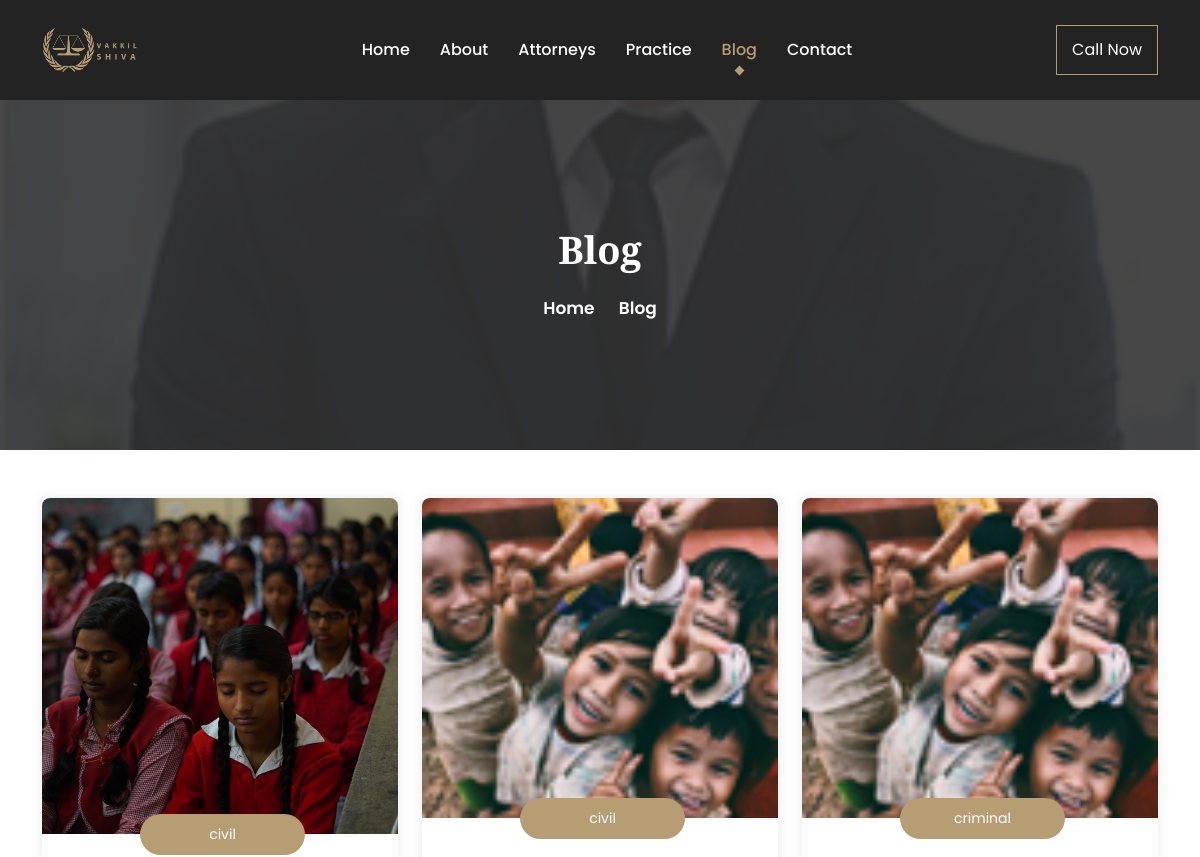
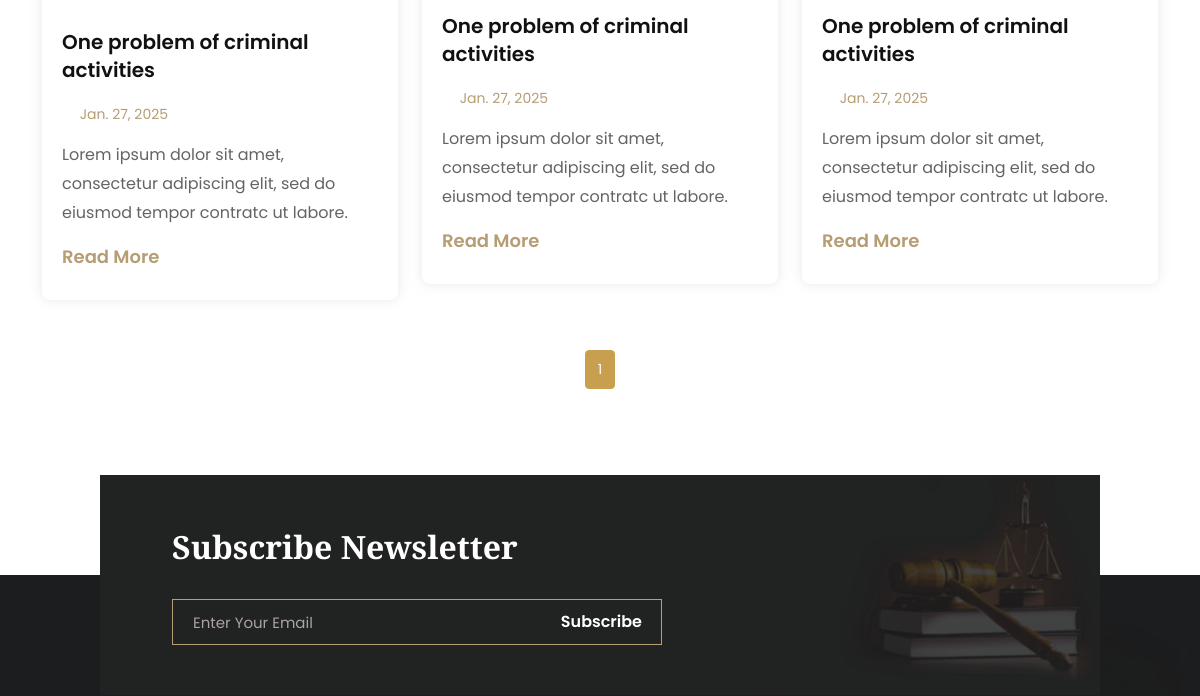
The page /blog/ (upper part) on the database as committed earlier (2 pictures, top to bottom).
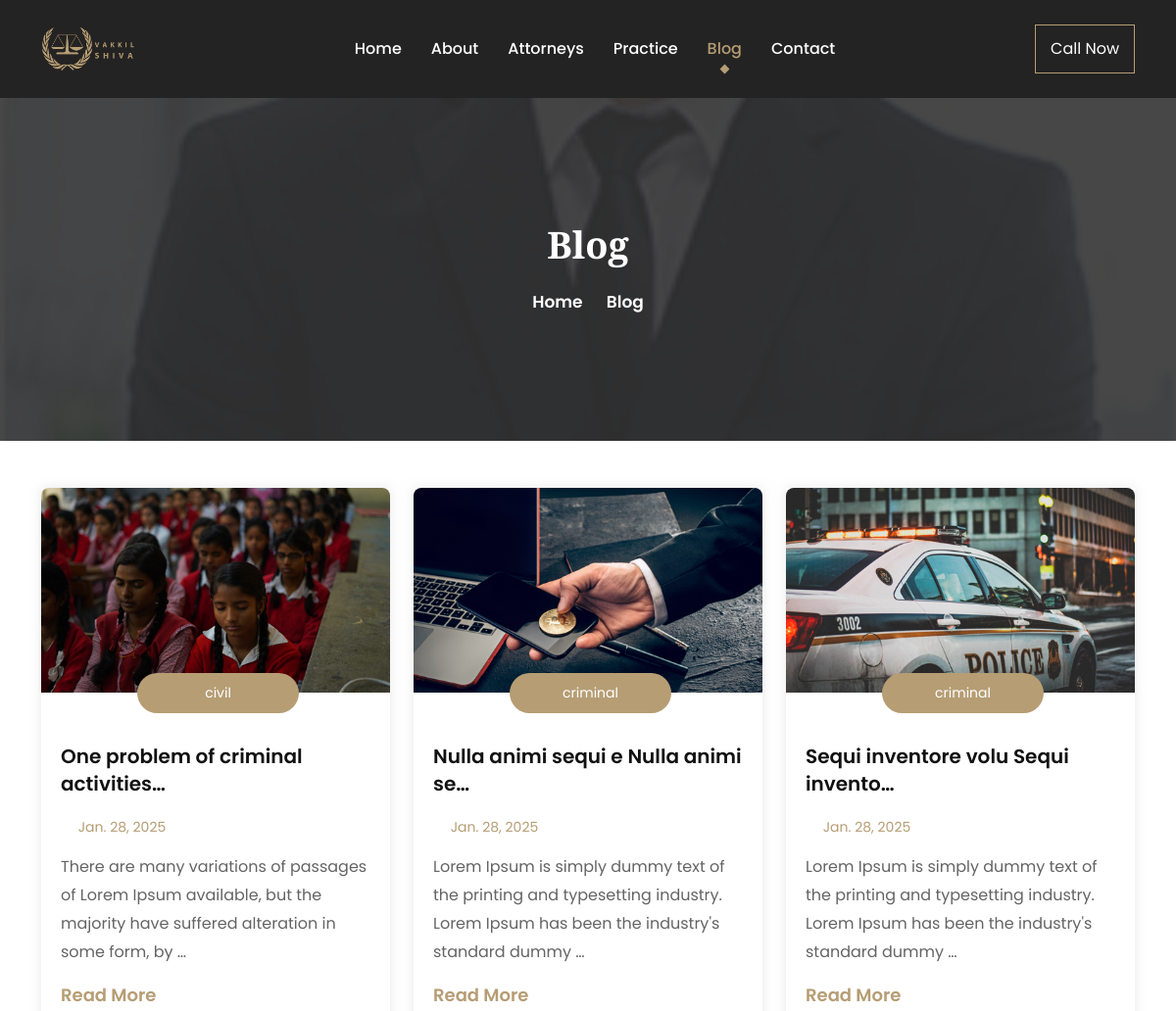
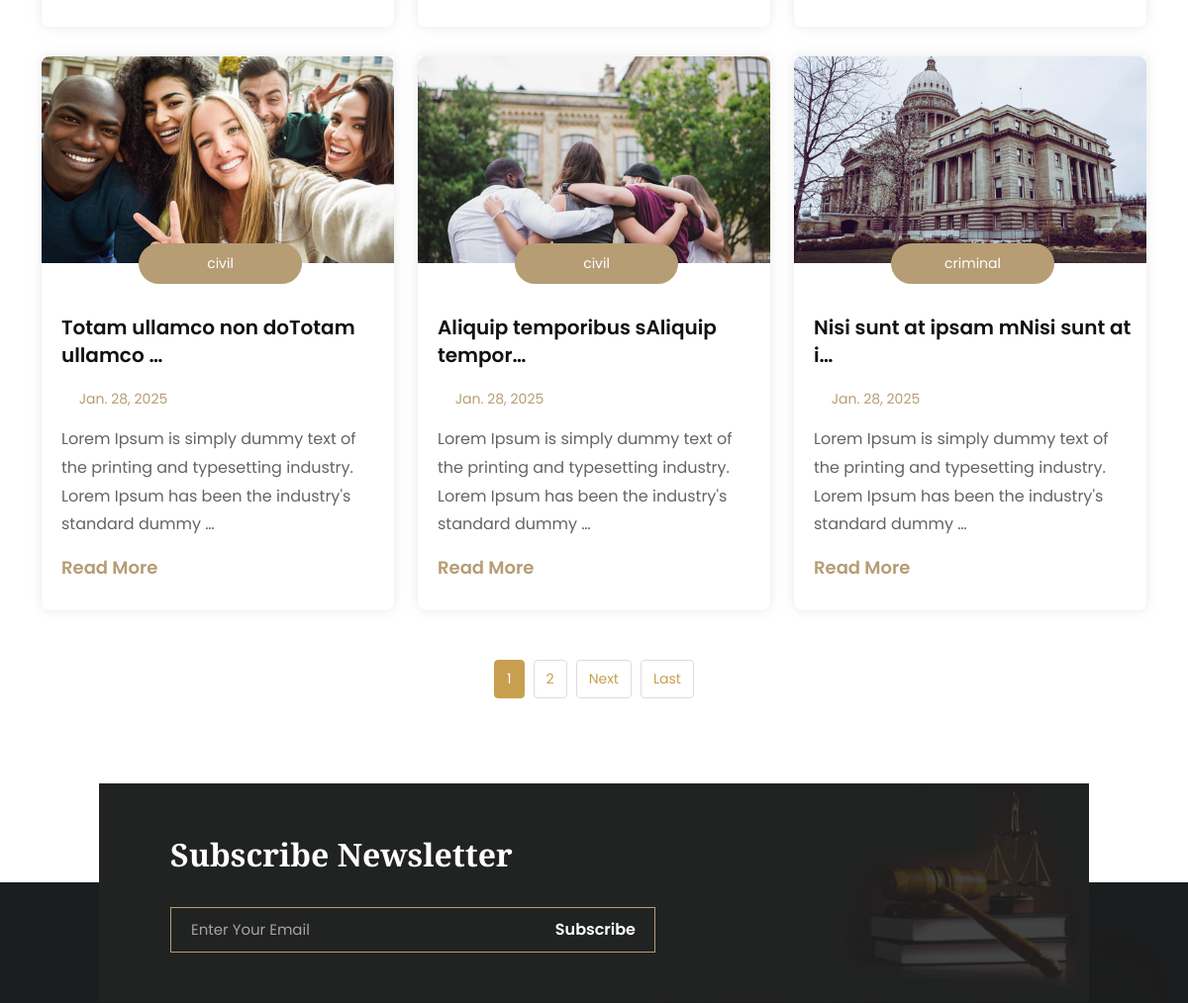
The same page on the database as committed later (2 pictures, top to bottom).
### app/models.py (models this page shows, shortened)
class Blog(models.Model):
    blog_img = models.ImageField(upload_to='images/')
    blog_category = models.ForeignKey(Consultants, on_delete=models.CASCADE)
    blog_title = models.TextField()
    blog_date = models.DateField()
    blog_content = models.TextField()

class Consultants(models.Model):
    name = models.CharField(max_length=50)
    def __str__(self):
        return self.name
    class Meta:
        verbose_name_plural = 'consultants types'
        ordering = ['name']

### app/views.py (the view)
# urls.py: path('blog/', views.blog, name='blog'),
def blog(request):
    blogs_list = Blog.objects.all()
    paginator = Paginator(blogs_list, 6)
    page_number = request.GET.get('page')
    page_obj = paginator.get_page(page_number)
    return render(request, 'app/blog.html', {'page_obj': page_obj})

### templates/app/blog.html (shortened to what this page needs)
{% extends 'base/base.html' %}
{% load static %}
{% block content %}
{% include 'inc/navbar.html' %}
        <div class="page-title-area title-img-one ">
            <div class="d-table">
                <div class="d-table-cell">
                    <div class="page-title-text">
                        <h2>Blog</h2>
                        <ul>
                            <li>
                                <a href="{% url 'index' %}">Home</a>
                            </li>
                            <li>
                                <i class="icofont-simple-right"></i>
                            </li>
                            <li>Blog</li>
                        </ul>
                    </div>
                </div>
            </div>
        </div>
    <section class="blog-area blog-area-three mt-5">
        <div class="container">
          <div class="row justify-content-center">
            {% for blog in page_obj %}
            <div class="col-sm-6 col-lg-4">
              <div class="blog-item">
                <a href="{% url 'blog-details' blog.id %}">
                  <img src="{{ blog.blog_img.url }}" alt="{{ blog.blog_title }}">
                </a>
                <div class="blog-inner">
                  <span>{{ blog.blog_category }}</span>
                  <h3>
                    <a href="{% url 'blog-details' blog.id %}">{{ blog.blog_title| truncatechars:35 }}</a>
                  </h3>
                  <ul>
                    <li>
                      <i class="icofont-calendar"></i>
                      {{ blog.blog_date }}
                    </li>
                  </ul>
                  <p>{{ blog.blog_content|truncatewords:20 }}</p>
                  <a class="blog-link" href="{% url 'blog-details' blog.id %}">
                    Read More
                    <i class="icofont-simple-right"></i>
                  </a>
                </div>
              </div>
            </div>
            {% endfor %}
        </div>
              <ul class="pagination justify-content-center">
                {% for num in page_obj.paginator.page_range %}
                {% if page_obj.number == num %}
                <li class="page-item active">
                  <span class="page-link">{{ num }}</span>
                </li>
                {% else %}
                <li class="page-item">
                  <a class="page-link" href="?page={{ num }}">{{ num }}</a>
                </li>
                {% endif %}
                {% endfor %}
                {% if page_obj.has_next %}
                <li class="page-item">
                  <a class="page-link" href="?page={{ page_obj.next_page_number }}">Next</a>
                </li>
                <li class="page-item">
                  <a class="page-link" href="?page={{ page_obj.paginator.num_pages }}">Last</a>
                </li>
                {% endif %}
              </ul>
            </div>
          </section>
 {% endblock content %}

Rows that differ between the two databases and show on the page:
removed Blog: blog_img (picture), blog_category "civil", blog_title "One problem of criminal activities", blog_date "Jan. 27, 2025", blog_content "Lorem ipsum dolor sit amet, consectetur adipiscing elit, sed do eiusmod tempor contratc ut labore."
removed Blog: blog_img (picture), blog_category "civil", blog_title "One problem of criminal activities", blog_date "Jan. 27, 2025", blog_content "Lorem ipsum dolor sit amet, consectetur adipiscing elit, sed do eiusmod tempor contratc ut labore."
removed Blog: blog_img (picture), blog_category "criminal", blog_title "One problem of criminal activities", blog_date "Jan. 27, 2025", blog_content "Lorem ipsum dolor sit amet, consectetur adipiscing elit, sed do eiusmod tempor contratc ut labore."
added Blog: blog_img (picture), blog_category "civil", blog_title "One problem of criminal activities…", blog_date "Jan. 28, 2025", blog_content "There are many variations of passages of Lorem Ipsum available, but the majority have suffered alteration in some form, by …"
added Blog: blog_img (picture), blog_category "criminal", blog_title "Nulla animi sequi e Nulla animi se…", blog_date "Jan. 28, 2025", blog_content "Lorem Ipsum is simply dummy text of the printing and typesetting industry. Lorem Ipsum has been the industry's standard dummy …"
added Blog: blog_img (picture), blog_category "criminal", blog_title "Sequi inventore volu Sequi invento…", blog_date "Jan. 28, 2025", blog_content "Lorem Ipsum is simply dummy text of the printing and typesetting industry. Lorem Ipsum has been the industry's standard dummy …"
added Blog: blog_img (picture), blog_category "civil", blog_title "Totam ullamco non doTotam ullamco …", blog_date "Jan. 28, 2025", blog_content "Lorem Ipsum is simply dummy text of the printing and typesetting industry. Lorem Ipsum has been the industry's standard dummy …"
added Blog: blog_img (picture), blog_category "civil", blog_title "Aliquip temporibus sAliquip tempor…", blog_date "Jan. 28, 2025", blog_content "Lorem Ipsum is simply dummy text of the printing and typesetting industry. Lorem Ipsum has been the industry's standard dummy …"
added Blog: blog_img (picture), blog_category "criminal", blog_title "Nisi sunt at ipsam mNisi sunt at i…", blog_date "Jan. 28, 2025", blog_content "Lorem Ipsum is simply dummy text of the printing and typesetting industry. Lorem Ipsum has been the industry's standard dummy …"
Other text that changed with them:
new list line: "2"
text now shown: "Next Last"
